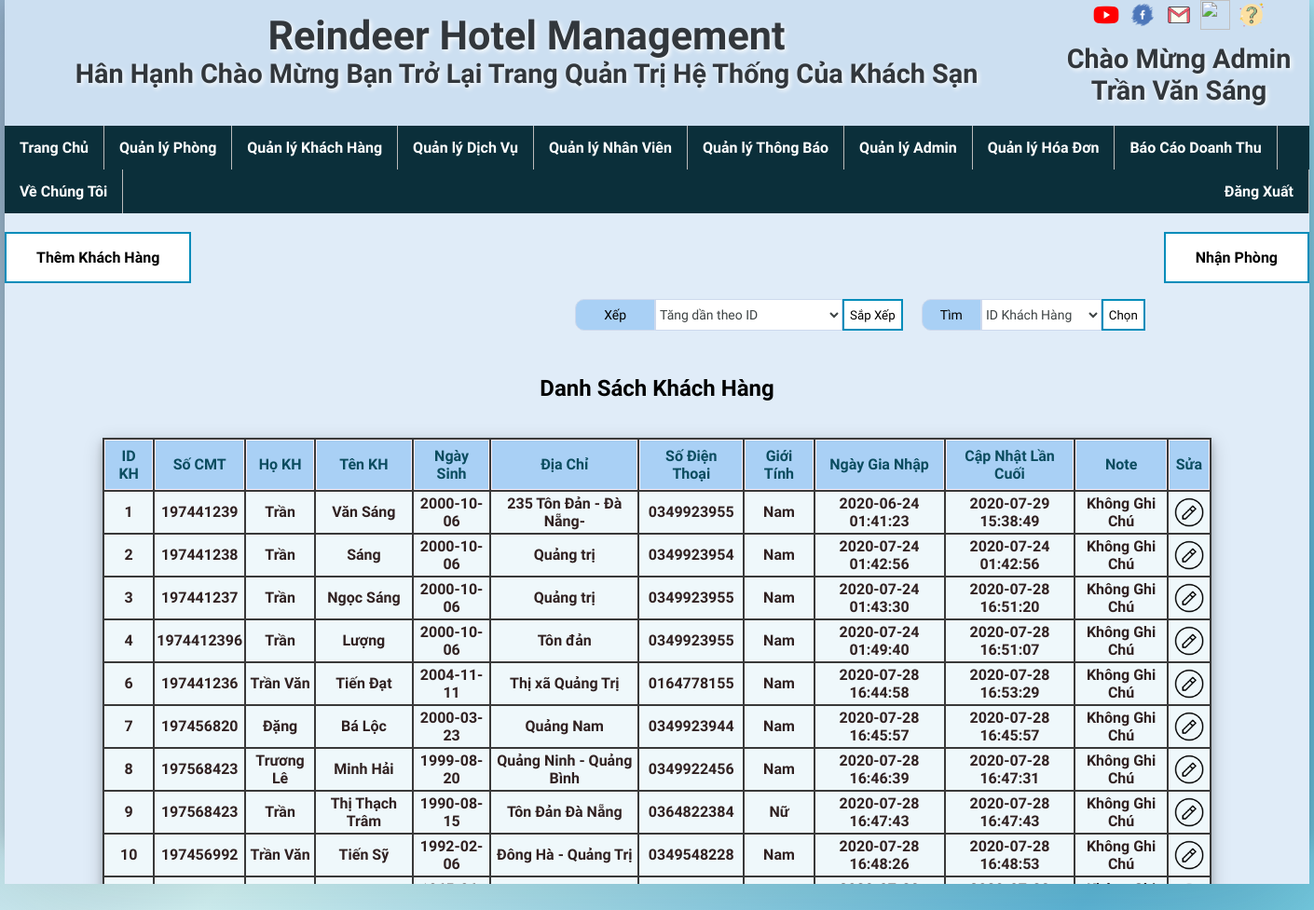
/index.php?url=KhachHang/QuanLyKhachHang.php (signed in), run on the app's committed database.
### tables this page shows
CREATE TABLE `khachhang` (
  `MaKH` int(20) NOT NULL,
  `SCMT` int(20) NOT NULL,
  `Ho` varchar(50) NOT NULL,
  `Ten` varchar(50) NOT NULL,
  `NgaySinh` date DEFAULT NULL,
  `DiaChi` varchar(250) DEFAULT NULL,
  `SDT` text NOT NULL,
  `GioiTinh` varchar(20) DEFAULT NULL,
  `NgayGN` datetime NOT NULL,
  `CNLanCuoi` datetime NOT NULL,
  `Note` varchar(250) DEFAULT NULL
);

### KhachHang/QuanLyKhachHang.php (the view, shortened to what this page needs)
<div class="thanhtrangthai">
    <a class="button button2"style="float:left" href="index.php?url=KhachHang/ThemKhachHang.php">Thêm Khách Hàng</a>
    <a class='button button2' style="float:right" href="index.php?url=CheckIn/CheckIn.php">Nhận Phòng</a>
</div>
<div class="thanhtrangthai">
    <?php
    include("ChucNangSQLKH.php");
    ?>
</div>
<div class="noidung">
    <h2>Danh Sách Khách Hàng <?php echo $thongbao ?></h2><br>
<table class="tableHT">
    <tr>
        <th>ID KH</th>
        <th>Số CMT</th>
        <th>Họ KH</th>
        <th>Tên KH</th>
        <th>Ngày Sinh</th>
        <th>Địa Chỉ</th>
        <th>Số Điện Thoại</th>
        <th>Giới Tính</th>
        <th>Ngày Gia Nhập</th>
        <th>Cập Nhật Lần Cuối</th>
        <th>Note</th>
        <th>Sửa</th>
    </tr>
<?php
    $thucthi = mysqli_query($ketnoisql,$sql);
    while($dulieu = mysqli_fetch_array($thucthi) ){
        echo"<tr>";
        echo"<td>";
        echo $dulieu[0];
        echo "</td>";
        echo"<td>";
        echo $dulieu[1];
        echo "</td>";
        echo"<td>";
        echo $dulieu[2];
        echo "</td>";
        echo"<td>";
        echo $dulieu[3];
        echo "</td>";
        echo"<td>";
        echo $dulieu[4];
        echo "</td>";
        echo"<td>";
        echo $dulieu[5];
        echo "</td>";
        echo"<td>";
        echo $dulieu[6];
        echo "</td>";
        echo"<td>";
        echo $dulieu[7];
        echo "</td>";
        echo"<td>";
        echo $dulieu[8];
        echo "</td>";
        echo"<td>";
        echo $dulieu[9];
        echo "</td>";
        echo"<td>";
        echo $dulieu[10];
        echo "</td>";
        echo"<td>";
        echo "<a href='index.php?url=KhachHang/SuaThongTinKH.php&maKH=$dulieu[0]'><img src='image/edit.png' width='32px'/></a>";
        echo "</td>";
        echo "</tr>";
    }
?>
</table>
</div>

### Css/style_bocuc.css (style rules this page uses)
* { font-family: 'Barlow Condensed', sans-serif; }
body { width: 1400px; height: 900px; margin: 0 auto; background-color: #504f53; box-shadow: 0 64px 128px 0 rgba(0, 12, 25, 0.2), 0 6px 20px 0 rgba(0, 0, 10, 0.19); background-image:linear-gradient(to bottom right, #95B1CB, #DDFFFF,#61BEDF,#ACF0E6) }
.button { background-color: #4CAF50; border: none; color: white; padding: 16px 32px; text-align: center; text-decoration: none; display: inline-block; transition-duration: 0.7s; cursor: pointer; font-weight: bold; margin-top: 20px }
.button2 { background-color: white; color: black; border: 2px solid #008CBA; }
.tableHT { width: 85%; margin: auto; margin-bottom: 50px; background-color: #393939; box-shadow: 0 4px 8px 0 rgba(0, 0, 0, 0.2), 0 6px 20px 0 rgba(0, 0, 0, 0.19); }
.tableHT th { text-align: center; border:1px solid #FBEFF8; color: #0B4C5F; background-color: #A9D0F5; padding: 7px ; }
.tableHT td { text-align: center; font-weight: bold; color: #302121; background-color: #EFF8FB; padding: 3px 2px ; }

### KhachHang/QuanLyKhachHang.php (style rules this page uses)
.thanhtrangthai { float: top; width: 100%; height: 10%; }
.noidung { margin: 30px auto; width: 100%; }

### data on the page
khachhang: MaKH "1", SCMT "197441239", Ho "Trần", Ten "Văn Sáng", NgaySinh "2000-10-06", DiaChi "235 Tôn Đản - Đà Nẵng-", SDT "0349923955", GioiTinh "Nam", NgayGN "2020-06-24 01:41:23", CNLanCuoi "2020-07-29 15:38:49", Note "Không Ghi Chú"
khachhang: MaKH "2", SCMT "197441238", Ho "Trần", Ten "Sáng", NgaySinh "2000-10-06", DiaChi "Quảng trị", SDT "0349923954", GioiTinh "Nam", NgayGN "2020-07-24 01:42:56", CNLanCuoi "2020-07-24 01:42:56", Note "Không Ghi Chú"
khachhang: MaKH "3", SCMT "197441237", Ho "Trần", Ten "Ngọc Sáng", NgaySinh "2000-10-06", DiaChi "Quảng trị", SDT "0349923955", GioiTinh "Nam", NgayGN "2020-07-24 01:43:30", CNLanCuoi "2020-07-28 16:51:20", Note "Không Ghi Chú"
khachhang: MaKH "4", SCMT "1974412396", Ho "Trần", Ten "Lượng", NgaySinh "2000-10-06", DiaChi "Tôn đản", SDT "0349923955", GioiTinh "Nam", NgayGN "2020-07-24 01:49:40", CNLanCuoi "2020-07-28 16:51:07", Note "Không Ghi Chú"
khachhang: MaKH "6", SCMT "197441236", Ho "Trần Văn", Ten "Tiến Đạt", NgaySinh "2004-11-11", DiaChi "Thị xã Quảng Trị", SDT "0164778155", GioiTinh "Nam", NgayGN "2020-07-28 16:44:58", CNLanCuoi "2020-07-28 16:53:29", Note "Không Ghi Chú"
khachhang: MaKH "7", SCMT "197456820", Ho "Đặng", Ten "Bá Lộc", NgaySinh "2000-03-23", DiaChi "Quảng Nam", SDT "0349923944", GioiTinh "Nam", NgayGN "2020-07-28 16:45:57", CNLanCuoi "2020-07-28 16:45:57", Note "Không Ghi Chú"
khachhang: MaKH "8", SCMT "197568423", Ho "Trương Lê", Ten "Minh Hải", NgaySinh "1999-08-20", DiaChi "Quảng Ninh - Quảng Bình", SDT "0349922456", GioiTinh "Nam", NgayGN "2020-07-28 16:46:39", CNLanCuoi "2020-07-28 16:47:31", Note "Không Ghi Chú"
khachhang: MaKH "9", SCMT "197568423", Ho "Trần", Ten "Thị Thạch Trâm", NgaySinh "1990-08-15", DiaChi "Tôn Đản Đà Nẵng", SDT "0364822384", GioiTinh "Nữ", NgayGN "2020-07-28 16:47:43", CNLanCuoi "2020-07-28 16:47:43", Note "Không Ghi Chú"
khachhang: MaKH "10", SCMT "197456992", Ho "Trần Văn", Ten "Tiến Sỹ", NgaySinh "1992-02-06", DiaChi "Đông Hà - Quảng Trị", SDT "0349548228", GioiTinh "Nam", NgayGN "2020-07-28 16:48:26", CNLanCuoi "2020-07-28 16:48:53", Note "Không Ghi Chú"

### other printed values
$nameUser['fullname'] "Trần Văn Sáng"
